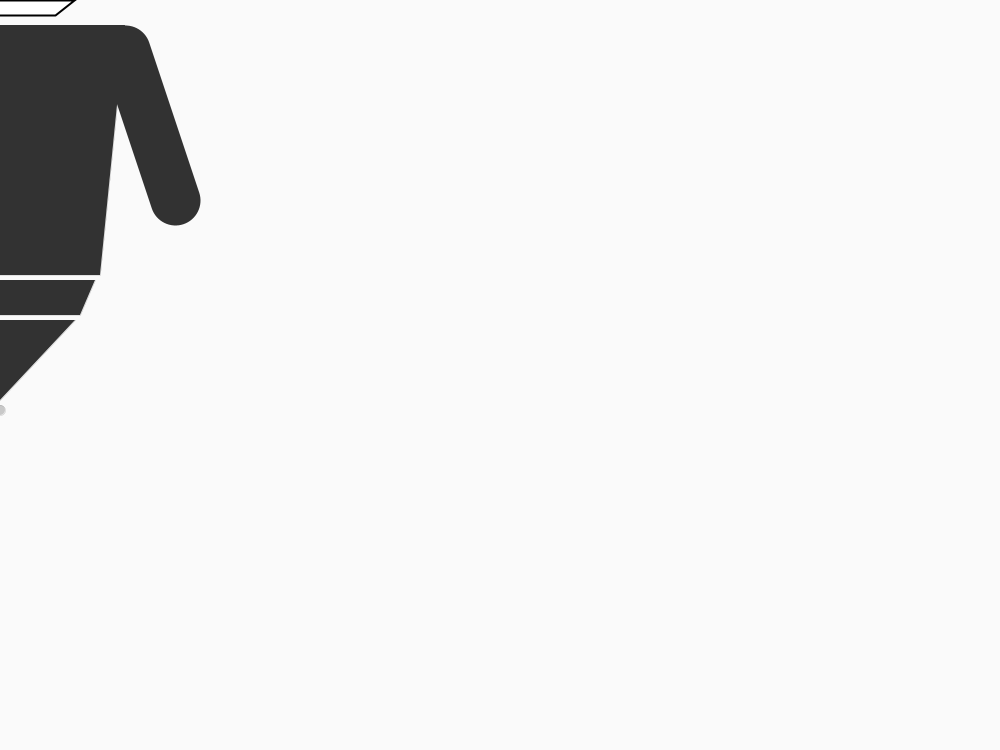
Frame 1 (no input)
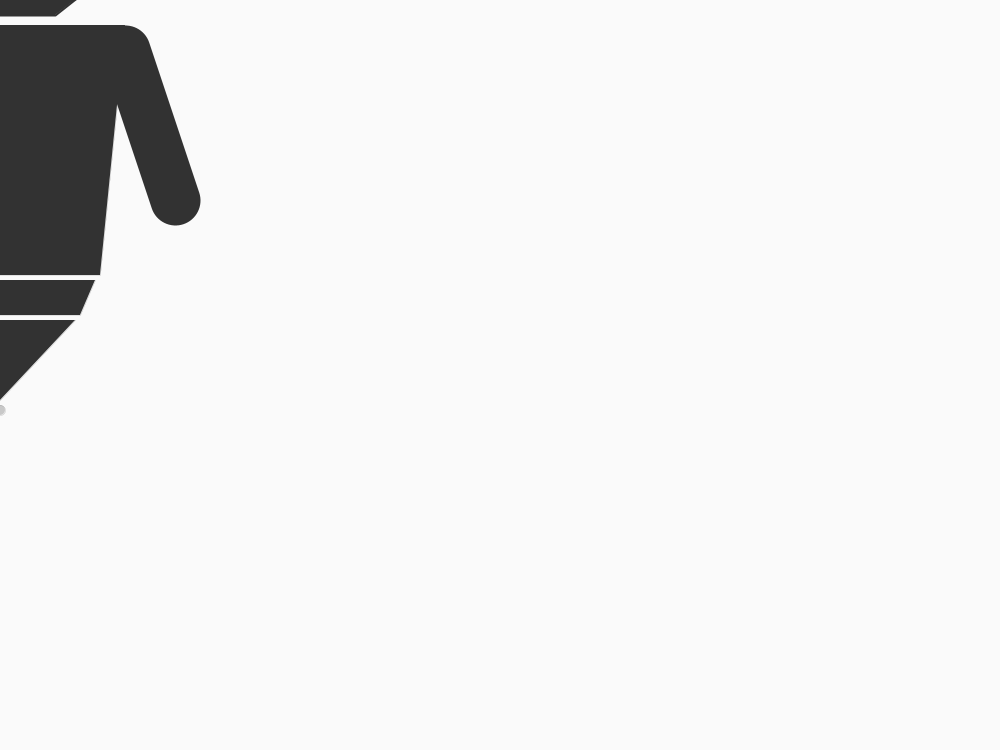
Frame 60 (the mouse pressed at the canvas centre just before this capture)
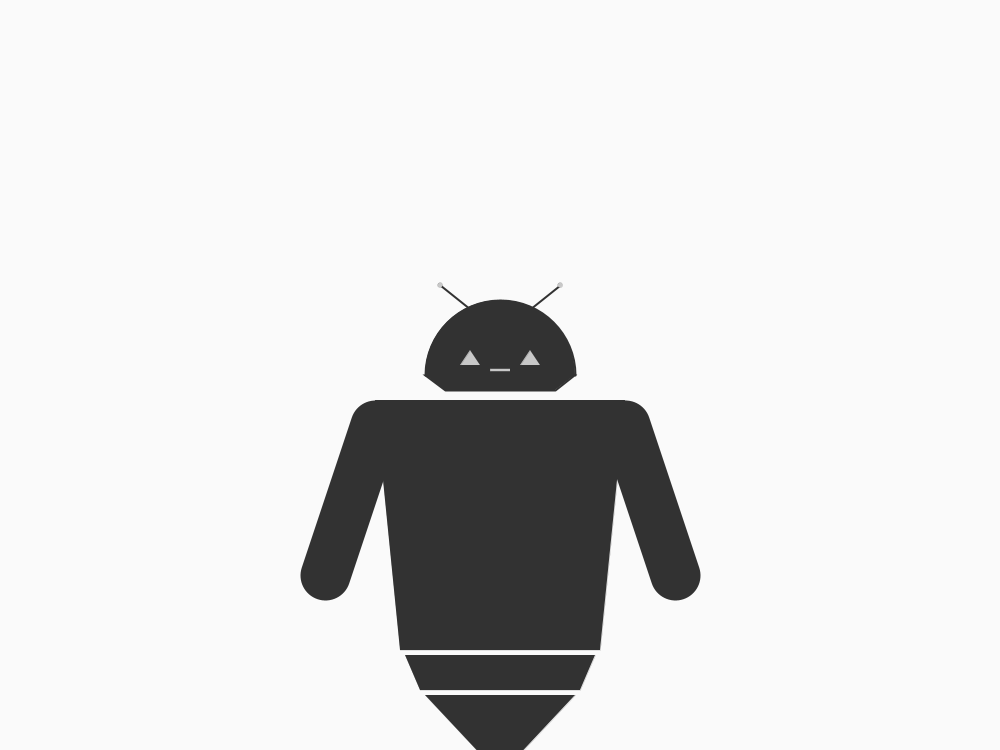
Frame 120 (the mouse held since frame 60 and released just before this capture)

The Processing sketch that drew these frames (run headless with seeded random() and noise(); from frame 60 on, the mouse is pressed at the canvas centre):

// Processing sketch: processing_185368
// ── processing_185368.pde

void setup(){
size(1000,750);
smooth();
frameRate(20); 
}

void draw(){
background(250); 
rectMode(CENTER);
ellipseMode(CENTER);


// Head
strokeWeight(2);
arc(mouseX,mouseY,150,150,PI,TWO_PI); //head
//arc(250,100,150,150,PI,TWO_PI); //head
line(mouseX-10,mouseY-50,mouseX-60,mouseY-90); //left antenna
line(mouseX+10,mouseY-50,pmouseX+60,mouseY-90); //right antenna
quad(mouseX-74.5,mouseY,mouseX+74.5,mouseY,mouseX+55,mouseY+15,mouseX-55,mouseY+15); //jaw
//quad(174.5,100,325.5,100,305,115,195,115); //jaw
fill(200);
strokeWeight(0);
triangle(mouseX-20,mouseY-10,mouseX-30,mouseY-25,mouseX-40,mouseY-10); //left eye
//triangle(230,90,220,75,210,90); //left eye
triangle(mouseX+20,mouseY-10,mouseX+30,mouseY-25,mouseX+40,mouseY-10); //right eye
//triangle(290,90,280,75,270,90); //right eye
rect(mouseX,mouseY-5,20,2.5); //mouth
//rect(250,92.5,20,2.5); //mouth
ellipse(pmouseX-60,mouseY-90,5,5); //left ball
ellipse(pmouseX+60,mouseY-90,5,5); //right ball

smooth(BEVEL);
fill(50);
stroke(50);
//strokeWeight(10);

// Leg/Wheele
quad(pmouseX-95,pmouseY+280,pmouseX+95,pmouseY+280,pmouseX+80,pmouseY+315,pmouseX-80,pmouseY+315); //platform
//quad(155,380,345,380,330,415,170,415); //platform
triangle(pmouseX-75,pmouseY+320,pmouseX+75,pmouseY+320,pmouseX,pmouseY+400); //leg
//triangle(175,420,325,420,250,500); //leg
fill(200);
ellipse(pmouseX,pmouseY+410,10,10); //dot
//ellipse(250,510,10,10); //dot
fill(50);

// Body
quad(mouseX-125,mouseY+25,mouseX+125,mouseY+25,pmouseX+100,pmouseY+275,pmouseX-100,pmouseY+275); //body
//quad(125,125,375,125,350,375,150,375); //body
strokeWeight(50);
line(mouseX-125,mouseY+50,pmouseX-175,pmouseY+200); //left arm
//line(125,150,75,300); //left arm
line(mouseX+125,mouseY+50,pmouseX+175,pmouseY+200); //right arm
//line(375,150,425,300); //right arm
}

void keyPressed(){
background(250);
}

void mousePressed(){
println("Hello, I am ROB-0");
}
